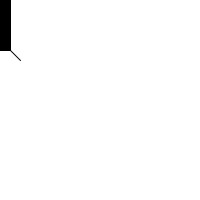
Frame 1 (no input)
Frame 60 (the mouse pressed at the canvas centre just before this capture): identical to frame 1, image omitted
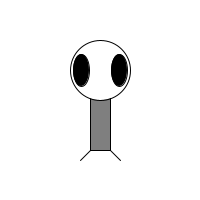
Frame 120 (the mouse held since frame 60 and released just before this capture)

The Processing sketch that drew these frames (run headless with seeded random() and noise(); from frame 60 on, the mouse is pressed at the canvas centre):

// Processing sketch: Exercise3_5
// ── Exercise3_5.pde
void setup() {
 size(200,200); 
}

void draw() {
  background(255);
  
  ellipseMode(CENTER);
  rectMode(CENTER);
  
  stroke(0);
  //fill(150);
  fill(mouseX*255/200); // maps body fill color to the 255 spectrum!
  rect(mouseX,mouseY,20,100);
  
  println(mouseX*255/200);
  
  stroke(0);
  fill(255);
  ellipse(mouseX,mouseY-30,60,60);
  
  fill(0);
  ellipse(mouseX-19,mouseY-30,16,32);
  ellipse(mouseX+19,mouseY-30,16,32);
  
  stroke(0);
  line(mouseX-10,mouseY+50,mouseX-20,mouseY+60);
  line(mouseX+10,mouseY+50,mouseX+20,mouseY+60);
}
